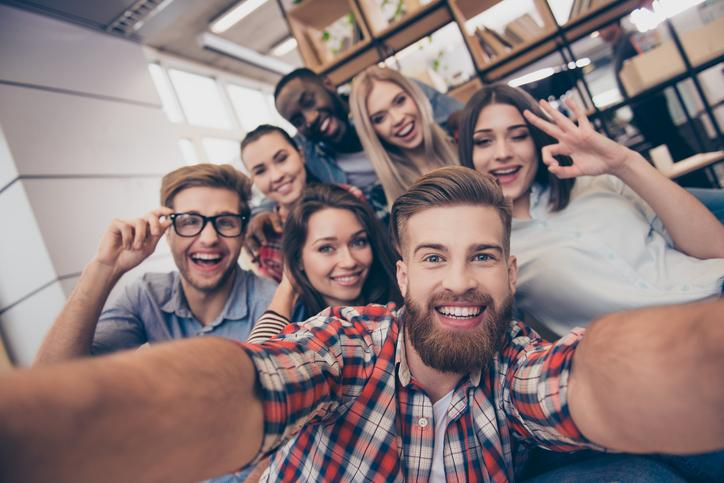
#> input picture Scripts/Viola Jones/test_vj.jpg, 724 x 483 px, given in place of the camera
$ python viola_jones.py
#> lines starting #> are read from the running program, lines starting #| are printed output that depends on the picture
# Description: Viola-Jones algorithm for face detection
# Author: Andree Nava || Date: 2023-08-17

import cv2

def detectFaceI():
    """Detect faces in images"""
    face_cascade = cv2.CascadeClassifier('haarcascade_frontalface_default.xml')

    img = cv2.imread('test_vj1.jpg')
    gray = cv2.cvtColor(img, cv2.COLOR_BGR2GRAY)
    faces = face_cascade.detectMultiScale(gray, 1.1, 4) # 1.1 = scale factor, 4 = min neighbors

    for (x, y, w, h) in faces:
         cv2.rectangle(img, (x,y), (x+w, y+h), (255, 0, 0), 2) # 255, 0, 0 = color, 3 = thickness

    print(f"Faces detected: {len(faces)}")
    cv2.imshow('img', img)
    cv2.waitKey(0)

def resize_img(image, height):
    """Resize an image propotional to the given height"""
    ratio = height / image.shape[0]
    img = cv2.resize(image, (int(image.shape[1]*ratio), height), interpolation=cv2.INTER_AREA)
    return img

def detectFaceV():
    """Detect faces in videos"""
    face_cascade = cv2.CascadeClassifier('haarcascade_frontalface_default.xml') # Read the cascade
    profile_cascade = cv2.CascadeClassifier('haarcascade_profileface.xml')
    cap = cv2.VideoCapture(0)
    #cap = cv2.VideoCapture('C:/Users/navan/OneDrive/Escritorio/database/v_test/vsc/p1.mp4')

    while True:
        _, img = cap.read()
#> img is the input picture: shape (483, 724, 3); mean B, G, R 124.6, 124.8, 142.8
        img = resize_img(img, 299)
        gray = cv2.cvtColor(img, cv2.COLOR_BGR2GRAY)
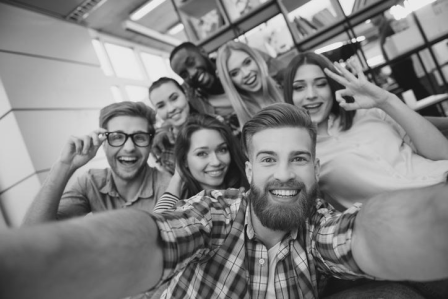
#> gray: shape (299, 448); min 19, max 241, mean 130.2
        faces = face_cascade.detectMultiScale(gray, scaleFactor=1.1, minNeighbors=5, minSize=(30,30)) # 1.1 = scale factor, 4 = min neighbors
#> faces = [[183, 130, 56, 56], [284, 64, 55, 55], [99, 115, 58, 58], [241, 127, 83, 83]]
        profile = profile_cascade.detectMultiScale(gray, scaleFactor=1.1, minNeighbors=5, minSize=(30,30))
#> profile = ()

        for (x, y, w, h) in faces:
            cv2.rectangle(img, (x,y), (x+w, y+h), (255, 0, 0), 2) # 255, 0, 0 = color, 3 = thickness
#> this loop made 4 passes
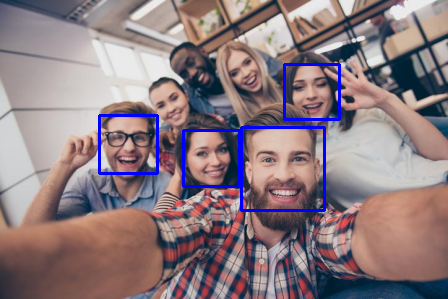
#> img: shape (299, 448, 3); mean B, G, R 128, 122.7, 140.5

        for (x, y, w, h) in profile:
            cv2.rectangle(img, (x,y), (x+w, y+h), (0, 255, 0), 2)
#> this loop made 0 passes

        cv2.imshow('img', img)

        k = cv2.waitKey(30) & 0xff
#> (key Esc is pressed here)
        if k==27:
            break

    cap.release()

def main():
    detectFaceV()

if __name__ == '__main__':
    main()
